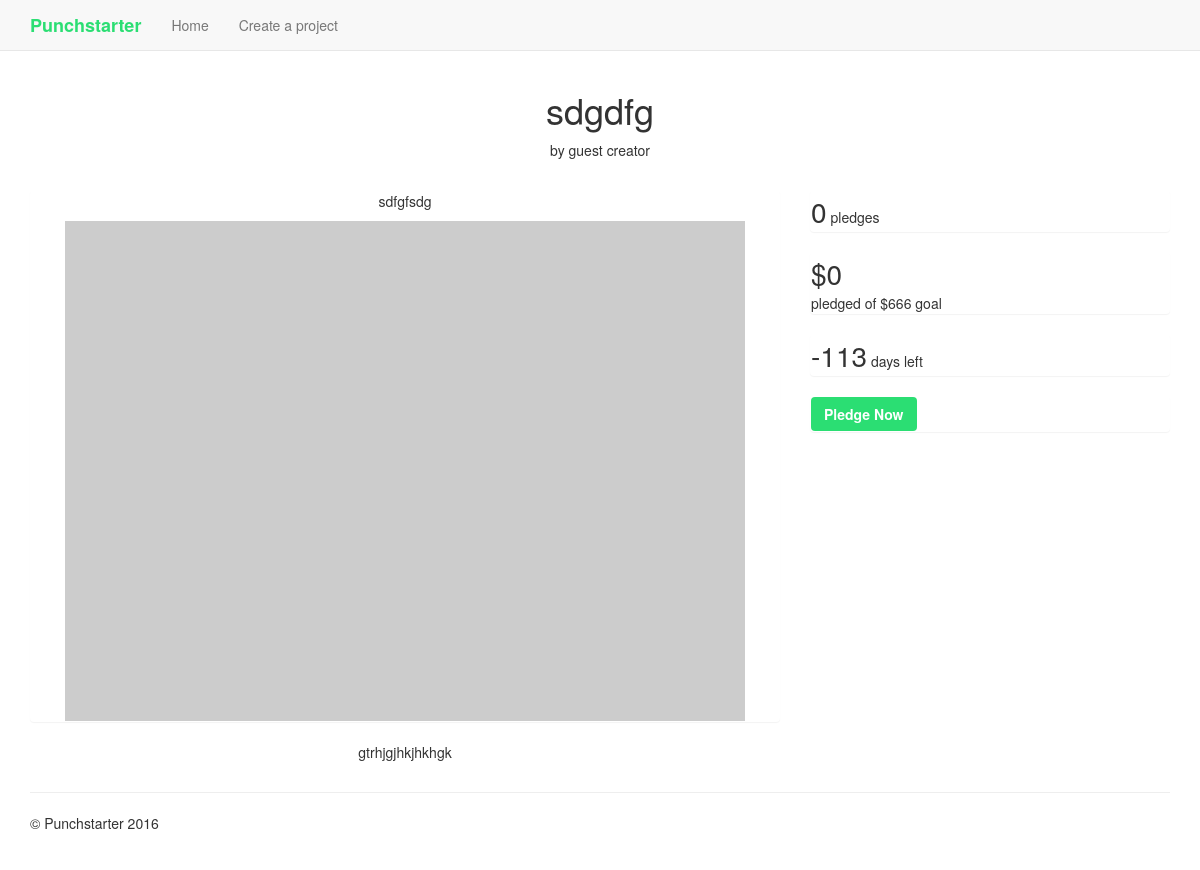
The app's page /projects/1/, older data.
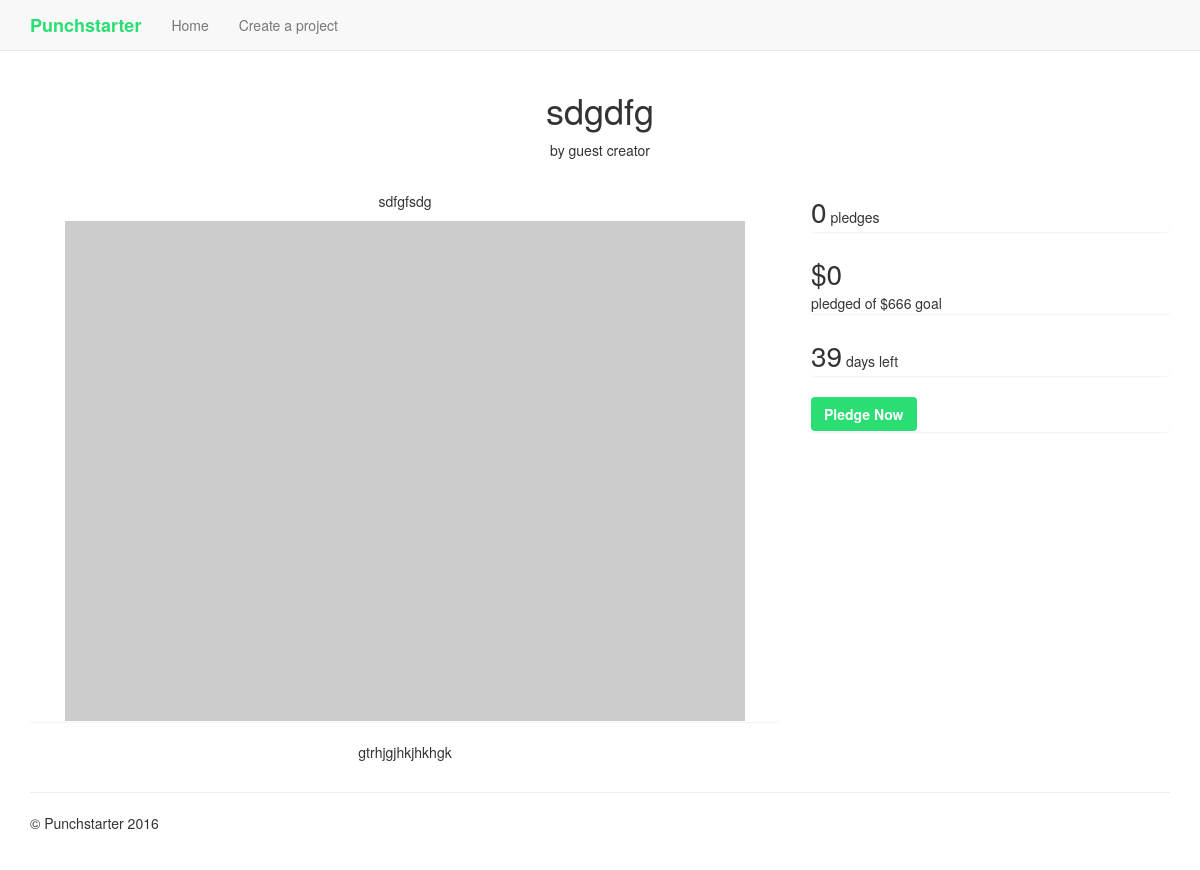
The same page, newer data.
### punchstarter/models.py (models this page shows)
class Project(db.Model):
    id = db.Column(db.Integer, primary_key=True)
    member_id = db.Column(db.Integer, db.ForeignKey('member.id'), nullable=False)
    name = db.Column(db.String(100))
    short_description = db.Column(db.Text)
    long_description = db.Column(db.Text)
    goal_amount = db.Column(db.Integer)
    time_start = db.Column(db.DateTime)
    time_end = db.Column(db.DateTime)
    time_created = db.Column(db.DateTime)
    pledges = db.relationship('Pledge', backref='project', foreign_keys='Pledge.project_id')
    @property
    def num_pledges(self):
        return len(self.pledges)
    @property
    def total_pledges(self):
        total_pledges = db.session.query(func.sum(Pledge.amount)).filter(Pledge.project_id==self.id).one()[0]
        if not total_pledges:
            total_pledges = 0
        return total_pledges
    @property
    def num_days_left(self):
        now = datetime.datetime.now()
        num_days_left = (self.time_end - now).days
        return num_days_left

class Member(db.Model):
    id = db.Column(db.Integer, primary_key=True)
    first_name = db.Column(db.String(100))
    last_name = db.Column(db.String(100))
    project = db.relationship('Project', backref='creator')
    pledges = db.relationship('Pledge', backref='pledgor', foreign_keys='Pledge.member_id')

### punchstarter/__init__.py (the view)
@app.route('/projects/<int:project_id>/')
def project_detail(project_id):
    project = db.session.query(Project).get(project_id)
    if not project:
        abort(404)
    return render_template('project_detail.html', project=project)

### punchstarter/templates/project_detail.html (shortened to what this page needs)
{% extends "base.html" %}
{% set active_page = "project_detail" %}
{% block content %}
<div class="row">
    <div class="col-sm-12">
        <h1 class="text-center"> {{ project.name }}</h1>
        <div class="text-center"> by {{ project.creator.first_name }} {{project.creator.last_name}}</div>
    </div>
</div>
<div class="col-xs-12" style="height: 30px;"></div>
<div class="row">
    <div class="col-sm-8">
        <div class="panel">
            <p class="text-center">{{ project.short_description }}</p>
            <img class="img-responsive center-block" src="http://placehold.it/680x500" width="680" height="500">
        </div>
        <div>
            <p class="text-center">{{ project.long_description }}</p>
        </div>
    </div>
    <div class="col-sm-4">
        <div class="panel">
            <span class="project-vitals">{{ project.num_pledges }}</span> pledges
        </div>
        <div class="panel">
            <span class="project-vitals">${{ project.total_pledges }}</span> <br/> pledged of ${{ project.goal_amount }} goal
        </div>
        <div class="panel">
            <span class="project-vitals">{{ project.num_days_left }}</span> days left
        </div>
        <div class="panel">
            <a href="{{ url_for('pledge', project_id=project.id) }}" class="btn btn-punchstarter">Pledge Now</a>
        </div>
    </div>
</div>
{% endblock content%}

### punchstarter/templates/base.html (shortened to what this page needs)
<!DOCTYPE html>
<html lang="en">
<head>
    <link rel="stylesheet" href="https://maxcdn.bootstrapcdn.com/bootstrap/3.3.6/css/bootstrap.min.css">
    <link href="/static/theme.css" rel="stylesheet">
</head>
<body>
<nav class="navbar navbar-default navbar-fixed-top">
    <div class="container">
        <div class="navbar-header">
            <a class="navbar-brand" href="#">Punchstarter</a>
        </div>
        <div id="navbar" class="navbar-collapse collapse">
            <ul class="nav navbar-nav">
                <li {% if active_page == 'index' %} class="active" {% endif %}><a href="/">Home</a></li>
                <li {% if active_page == 'create' %} class="active" {% endif %}><a href="{{ url_for('create') }}">Create a project</a></li>
            </ul>
        </div>
    </div>
</nav>
<div class="container theme-showcase" role="main">
    {% block content %}
    {% endblock content%}
    <hr>
    <footer>
        <p>&copy; Punchstarter 2016</p>
    </footer>
</div>
</body>
</html>

### punchstarter/static/theme.css (style rules this page uses)
body { padding-top: 70px; padding-bottom: 30px; }
.project-vitals { font-size:2em; }
.btn-punchstarter { background-color: #2bde73; color: #FFF; font-weight: bold; }
.navbar-default .navbar-brand { color: #2bde73; font-weight: bold; }
a { color: #2bde73; }

Row changes from the older to the newer data that the page shows:
changed Project "sdgdfg": num_days_left "-113" → "39"
